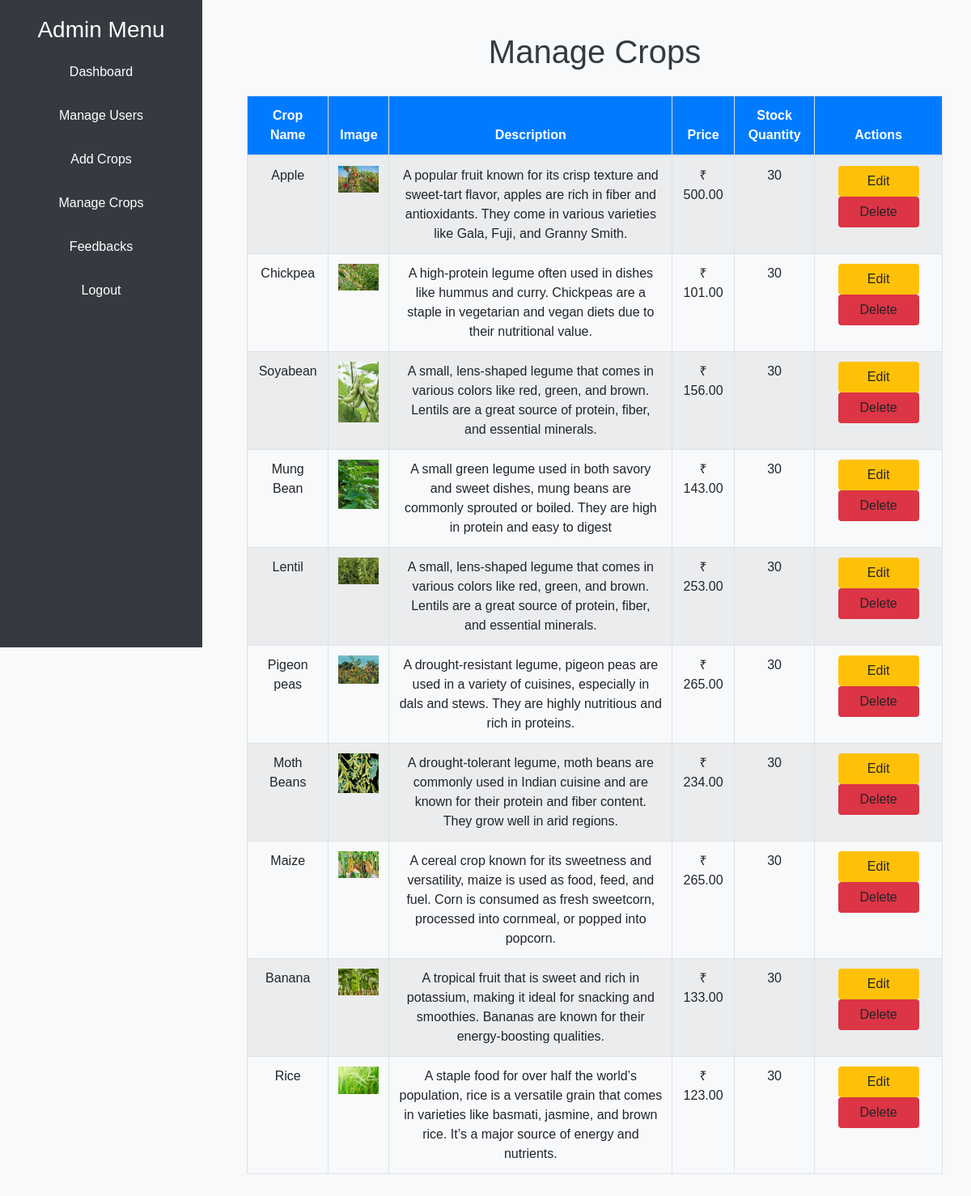
The app's page /manage_crops/ with its own data.
### dashboard/models.py (models this page shows, shortened)
class Crop(models.Model):
    name = models.CharField(max_length=100)
    image = models.ImageField(upload_to='crops/')
    description = models.TextField()
    price = models.DecimalField(max_digits=10, decimal_places=2)
    stock_quantity = models.PositiveIntegerField()

### dashboard/views.py (the view)
# urls.py: path('manage_crops/', views.manage_crops, name='manage_crops'),
def manage_crops(request):
    crops = Crop.objects.all()  # Get all crops
    return render(request, 'manage_crops.html', {'crops': crops})

### dashboard/templates/manage_crops.html (shortened to what this page needs)
<!DOCTYPE html>
<html lang="en">
<head>
    <link rel="stylesheet" href="https://stackpath.bootstrapcdn.com/bootstrap/4.5.2/css/bootstrap.min.css">
</head>
<body>
    <div class="sidebar">
        <h3 class="text-center text-white">Admin Menu</h3>
        <a href="{% url 'admin_dashboard' %}">Dashboard</a>
        <a href="{% url 'manage_users' %}">Manage Users</a>
        <a href="{% url 'add_crop' %}">Add Crops</a>
        <a href="{% url 'manage_crops' %}">Manage Crops</a>
        <a href="{% url 'feedback_admin' %}">Feedbacks</a>
        <a href="{% url 'logout' %}">Logout</a>
    </div>
    <div class="main-content">
        <div class="container">
            <h1>Manage Crops</h1>
            <table class="table table-striped">
                <thead>
                    <tr>
                        <th>Crop Name</th>
                        <th>Image</th>
                        <th>Description</th>
                        <th>Price</th>
                        <th>Stock Quantity</th>
                        <th>Actions</th>
                    </tr>
                </thead>
                <tbody>
                    {% for crop in crops %}
                    <tr>
                        <td>{{ crop.name }}</td>
                        <td><img src="{{ crop.image.url }}" alt="{{ crop.name }}" style="width: 50px; height: auto;"></td>
                        <td>{{ crop.description }}</td>
                        <td>₹ {{ crop.price }}</td>
                        <td>{{ crop.stock_quantity }}</td>
                        <td>
                            <a href="{% url 'edit_crop' crop.id %}" class="btn btn-edit">Edit</a>
                            <form action="{% url 'delete_crop' crop.id %}" method="POST" style="display:inline;">
                                <button type="submit" class="btn btn-delete">Delete</button>
                            </form>
                        </td>
                    </tr>
                    {% empty %}
                    <tr>
                        <td colspan="6">No crops available.</td>
                    </tr>
                    {% endfor %}
                </tbody>
            </table>
        </div>
    </div>
</body>
</html>

### dashboard/templates/manage_crops.html (style rules this page uses)
body { font-family: Arial, sans-serif; background-color: #f8f9fa; }
h1 { color: #343a40; text-align: center; margin-top: 20px; margin-bottom: 30px; }
.sidebar { height: 100vh; position: fixed; left: 0; top: 0; width: 250px; background-color: #343a40; padding-top: 20px; }
.sidebar a { display: block; color: #ffffff; padding: 15px; text-align: center; text-decoration: none; transition: background-color 0.3s; }
.main-content { margin-left: 270px; padding: 20px; }
table { width: 100%; margin-bottom: 20px; border-collapse: collapse; }
th, td { padding: 15px; text-align: center; border: 1px solid #dee2e6; }
th { background-color: #007bff; color: white; }
.btn-edit, .btn-delete { width: 100px; margin: 0 5px; }
.btn-edit { background-color: #ffc107; }
.btn-delete { background-color: #dc3545; }

### records on screen
Crop: name "Apple", image (picture), description "A popular fruit known for its crisp texture and sweet-tart flavor, apples are rich in fiber and antioxidants. They come in various varieties like Gala, Fuji, and Granny Smith.", price "500.00", stock_quantity "30"
Crop: name "Chickpea", image (picture), description "A high-protein legume often used in dishes like hummus and curry. Chickpeas are a staple in vegetarian and vegan diets due to their nutritional value.", price "101.00", stock_quantity "30"
Crop: name "Soyabean", image (picture), description "A small, lens-shaped legume that comes in various colors like red, green, and brown. Lentils are a great source of protein, fiber, and essential minerals.", price "156.00", stock_quantity "30"
Crop: name "Mung Bean", image (picture), description "A small green legume used in both savory and sweet dishes, mung beans are commonly sprouted or boiled. They are high in protein and easy to digest", price "143.00", stock_quantity "30"
Crop: name "Lentil", image (picture), description "A small, lens-shaped legume that comes in various colors like red, green, and brown. Lentils are a great source of protein, fiber, and essential minerals.", price "253.00", stock_quantity "30"
Crop: name "Pigeon peas", image (picture), description "A drought-resistant legume, pigeon peas are used in a variety of cuisines, especially in dals and stews. They are highly nutritious and rich in proteins.", price "265.00", stock_quantity "30"
Crop: name "Moth Beans", image (picture), description "A drought-tolerant legume, moth beans are commonly used in Indian cuisine and are known for their protein and fiber content. They grow well in arid regions.", price "234.00", stock_quantity "30"
Crop: name "Maize", image (picture), description "A cereal crop known for its sweetness and versatility, maize is used as food, feed, and fuel. Corn is consumed as fresh sweetcorn, processed into cornmeal, or popped into popcorn.", price "265.00", stock_quantity "30"
Crop: name "Banana", image (picture), description "A tropical fruit that is sweet and rich in potassium, making it ideal for snacking and smoothies. Bananas are known for their energy-boosting qualities.", price "133.00", stock_quantity "30"
Crop: name "Rice", image (picture), description "A staple food for over half the world’s population, rice is a versatile grain that comes in varieties like basmati, jasmine, and brown rice. It’s a major source of energy and nutrients.", price "123.00", stock_quantity "30"
